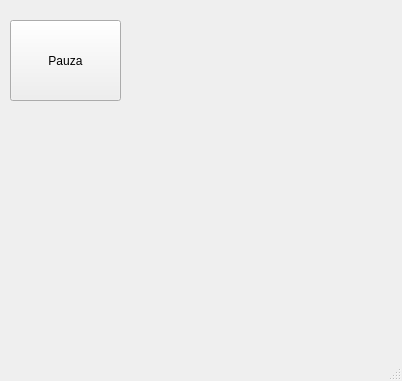
<?xml version="1.0" encoding="UTF-8"?>
<ui version="4.0">
 <class>MainWindow</class>
 <widget class="QMainWindow" name="MainWindow">
  <property name="geometry">
   <rect>
    <x>0</x>
    <y>0</y>
    <width>402</width>
    <height>381</height>
   </rect>
  </property>
  <property name="windowTitle">
   <string>MainWindow</string>
  </property>
  <widget class="QWidget" name="centralwidget">
   <widget class="QPushButton" name="buttonPause">
    <property name="geometry">
     <rect>
      <x>10</x>
      <y>20</y>
      <width>111</width>
      <height>81</height>
     </rect>
    </property>
    <property name="text">
     <string>Pauza</string>
    </property>
   </widget>
  </widget>
  <widget class="QMenuBar" name="menubar">
   <property name="geometry">
    <rect>
     <x>0</x>
     <y>0</y>
     <width>402</width>
     <height>17</height>
    </rect>
   </property>
  </widget>
  <widget class="QStatusBar" name="statusbar"/>
 </widget>
 <resources/>
 <connections/>
</ui>
